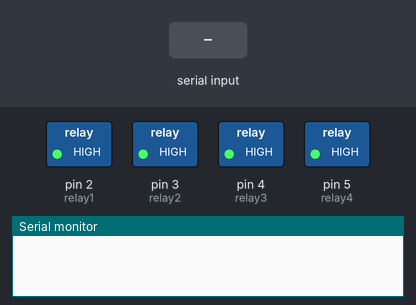
A sketch run on a simulated Arduino Uno, built with avr-gcc and run on an emulated ATmega328P. Shown: switched loads named in the sketch (green lamp = pin HIGH), the last lines printed to the serial monitor. The inputs (shaded band) are chosen by the test bench.

Above: at 1.2 s.
1.3 s: "1" received over the second serial link
At 1.9 s:
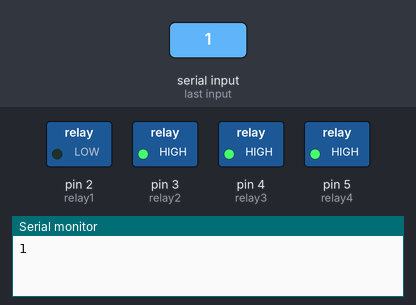
2.8 s: "2" received over the second serial link
At 4.0 s:
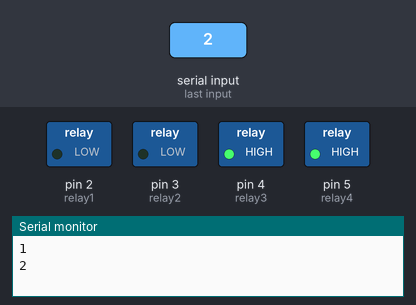
4.3 s: "A" received over the second serial link
At 5.3 s:
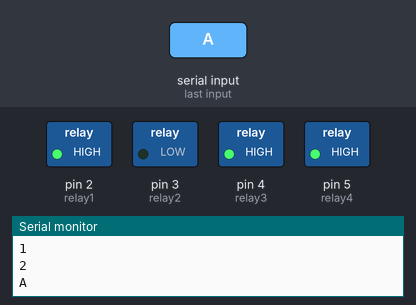
5.8 s: "3" received over the second serial link
At 6.5 s:
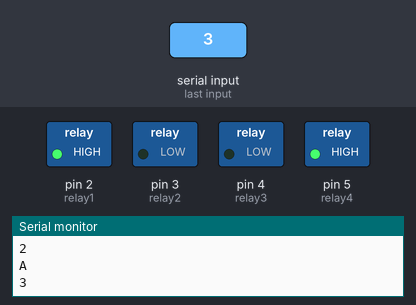
7.3 s: "B" received over the second serial link
At 7.6 s:
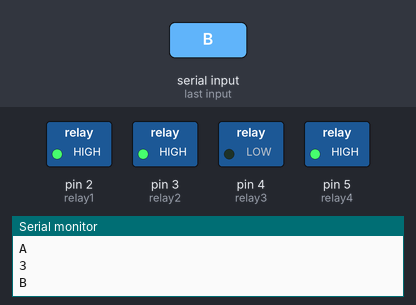
8.8 s: "4" received over the second serial link
At 10.0 s:
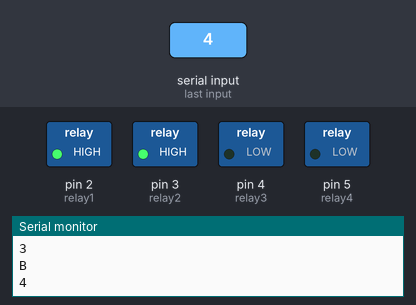
Timing chart, 0 to 11.3 s (numbered marks = the images above; inputs shaded):
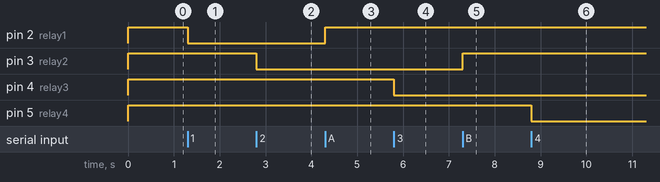

Measured:
- after the input at 1.3 s, pin 2 (relay1): HIGH → LOW at once
- after the input at 2.8 s, pin 3 (relay2): HIGH → LOW at once
- after the input at 4.3 s, pin 2 (relay1): LOW → HIGH at once
- after the input at 5.8 s, pin 4 (relay3): HIGH → LOW at once
- after the input at 7.3 s, pin 3 (relay2): LOW → HIGH at once
- after the input at 8.8 s, pin 5 (relay4): HIGH → LOW at once

The sketch:

BTRelay.ino.ino
```cpp
#include <SoftwareSerial.h>
SoftwareSerial mySerial(10, 11); //Pin10 RX , Pin 11 TX connected to--> Bluetooth TX,RX
#define relay1 2
#define relay2 3
#define relay3 4
#define relay4 5
char val;
void setup() {
 pinMode(relay1,OUTPUT);
 pinMode(relay2,OUTPUT);
 pinMode(relay3,OUTPUT);
 pinMode(relay4,OUTPUT);
 digitalWrite(relay1,HIGH);
 digitalWrite(relay2,HIGH);
 digitalWrite(relay3,HIGH);
 digitalWrite(relay4,HIGH);
 mySerial.begin(9600);
 Serial.begin(9600);
}
void loop() {
//cek data serial from bluetooth android App
if( mySerial.available() >0 ) {
 val = mySerial.read();
 Serial.println(val);
}
//Relay is
 if( val == '1' ) {
 digitalWrite(relay1,LOW); }
 else if( val == '2' ) {
 digitalWrite(relay2,LOW); }
 else if( val == '3' ) {
 digitalWrite(relay3,LOW); }
 else if( val == '4' ) {
 digitalWrite(relay4,LOW); }
 //relay all on
 else if( val == '9' ) {
 digitalWrite(relay1,LOW);
 digitalWrite(relay2,LOW);
 digitalWrite(relay3,LOW);
 digitalWrite(relay4,LOW);
}
//relay is off
 else if( val == 'A' ) {
 digitalWrite(relay1,HIGH); }
 else if( val == 'B' ) {
 digitalWrite(relay2,HIGH); }
 else if( val == 'C' ) {
 digitalWrite(relay3,HIGH); }
 else if( val == 'D' ) {
 digitalWrite(relay4,HIGH); }
 //relay all off
 else if( val == 'I' ) {
 digitalWrite(relay1,HIGH);
 digitalWrite(relay2,HIGH);
 digitalWrite(relay3,HIGH);
 digitalWrite(relay4,HIGH);
}
}
```
